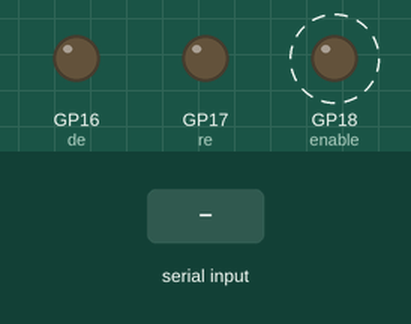
This program was run on a simulated Raspberry Pi Pico running MicroPython. Parts: output pins drawn as LEDs (lit = HIGH). Dashed ring = blinking. The inputs (shaded band) are chosen by the test bench. What the program prints to the serial console is not drawn.

Above: at 1.2 s.
1.3 s: "1" received over the second serial link
Timing chart, 0 to 13.0 s (numbered marks = the images above; inputs shaded):
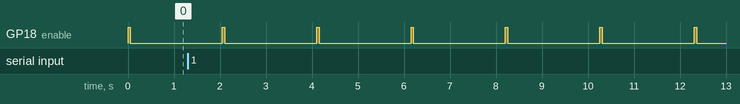

Measured:
- by itself, GP18 (enable): alternates HIGH for 0.05 s and LOW for 2.0 s

The program:

uart_test.py
```python
from machine import UART, Pin
import time

uart = UART(0, baudrate=9600, tx=Pin(0), rx=Pin(1))

# MAX3485
enable = Pin(18, Pin.OUT)
enable.off()

# RS485 module
de = Pin(16, Pin.OUT)
de.off() # active-HIGH

re = Pin(17, Pin.OUT)
re.off() # active-LOW

while True:
    # Option 1: Send a single character using a byte string
    enable.on()

    uart.write(b'H')
    print("Sent: H")

    # Tiny pause to let the hardware process the transmission
    time.sleep(0.05)

    if uart.any():
        data = uart.read(1) # Read 1 byte
        print(f"Received: {data.decode('utf-8')}")
    else:
        print("Received: Nothing (Check your jumper wire!)")
    print("--------------------------------------------")

    enable.off()
    time.sleep(2)
```
